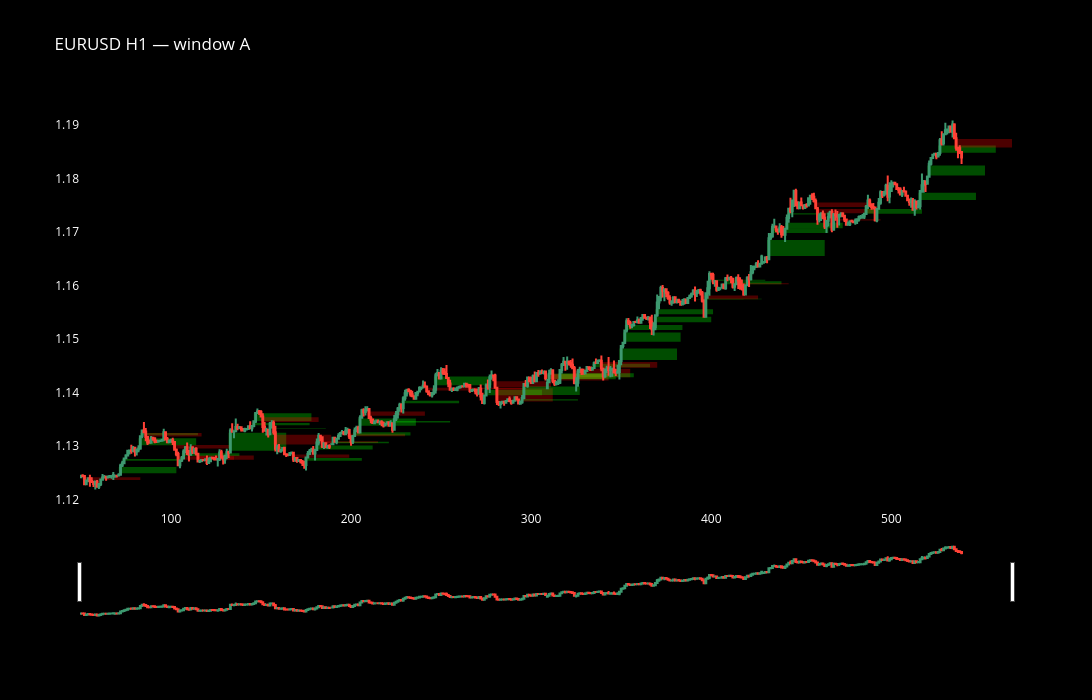

The code cell stored with this chart in its notebook:
### Markdown cell above
## Pilot charts (same logic as `fvg_downloaded/FVG.ipynb`, different index windows)

### Code cell
plot_fvg_window(df, 50, 540, "EURUSD H1 — window A").show()

### Figure 1 — Plotly figure (JSON) as saved in the notebook; plotly's stock layout.template omitted (floating-point values rounded to 4 significant figures; data arrays with more than 128 entries replaced by an {"elided": "..."} marker saying what was removed)
{"data": [{"close": {"elided": "490 float values"}, "high": {"elided": "490 float values"}, "low": {"elided": "490 float values"}, "name": "Candles", "open": {"elided": "490 float values"}, "type": "candlestick", "x": {"elided": "490 int values"}}], "layout": {"font": {"color": "white"}, "height": 700, "paper_bgcolor": "black", "plot_bgcolor": "black", "shapes": [{"fillcolor": "rgba(255,0,0,0.35)", "layer": "below", "line": {"width": 0}, "opacity": 0.85, "type": "rect", "x0": 51, "x1": 83, "y0": 1.124, "y1": 1.124}, {"fillcolor": "rgba(0,255,0,0.35)", "layer": "below", "line": {"width": 0}, "opacity": 0.85, "type": "rect", "x0": 71, "x1": 103, "y0": 1.125, "y1": 1.126}, {"fillcolor": "rgba(0,255,0,0.35)", "layer": "below", "line": {"width": 0}, "opacity": 0.85, "type": "rect", "x0": 73, "x1": 105, "y0": 1.127, "y1": 1.128}, {"fillcolor": "rgba(0,255,0,0.35)", "layer": "below", "line": {"width": 0}, "opacity": 0.85, "type": "rect", "x0": 82, "x1": 114, "y0": 1.13, "y1": 1.132}, {"fillcolor": "rgba(0,255,0,0.35)", "layer": "below", "line": {"width": 0}, "opacity": 0.85, "type": "rect", "x0": 83, "x1": 115, "y0": 1.132, "y1": 1.132}, {"fillcolor": "rgba(255,0,0,0.35)", "layer": "below", "line": {"width": 0}, "opacity": 0.85, "type": "rect", "x0": 85, "x1": 117, "y0": 1.132, "y1": 1.132}, {"fillcolor": "rgba(255,0,0,0.35)", "layer": "below", "line": {"width": 0}, "opacity": 0.85, "type": "rect", "x0": 101, "x1": 133, "y0": 1.13, "y1": 1.13}, {"fillcolor": "rgba(255,0,0,0.35)", "layer": "below", "line": {"width": 0}, "opacity": 0.85, "type": "rect", "x0": 103, "x1": 135, "y0": 1.128, "y1": 1.127}, {"fillcolor": "rgba(0,255,0,0.35)", "layer": "below", "line": {"width": 0}, "opacity": 0.85, "type": "rect", "x0": 106, "x1": 138, "y0": 1.128, "y1": 1.129}, {"fillcolor": "rgba(255,0,0,0.35)", "layer": "below", "line": {"width": 0}, "opacity": 0.85, "type": "rect", "x0": 114, "x1": 146, "y0": 1.128, "y1": 1.127}, {"fillcolor": "rgba(0,255,0,0.35)", "layer": "below", "line": {"width": 0}, "opacity": 0.85, "type": "rect", "x0": 126, "x1": 158, "y0": 1.128, "y1": 1.128}, {"fillcolor": "rgba(0,255,0,0.35)", "layer": "below", "line": {"width": 0}, "opacity": 0.85, "type": "rect", "x0": 132, "x1": 164, "y0": 1.129, "y1": 1.133}, {"fillcolor": "rgba(0,255,0,0.35)", "layer": "below", "line": {"width": 0}, "opacity": 0.85, "type": "rect", "x0": 145, "x1": 177, "y0": 1.134, "y1": 1.134}, {"fillcolor": "rgba(0,255,0,0.35)", "layer": "below", "line": {"width": 0}, "opacity": 0.85, "type": "rect", "x0": 146, "x1": 178, "y0": 1.135, "y1": 1.136}, {"fillcolor": "rgba(255,0,0,0.35)", "layer": "below", "line": {"width": 0}, "opacity": 0.85, "type": "rect", "x0": 150, "x1": 182, "y0": 1.135, "y1": 1.135}, {"fillcolor": "rgba(0,255,0,0.35)", "layer": "below", "line": {"width": 0}, "opacity": 0.85, "type": "rect", "x0": 154, "x1": 186, "y0": 1.133, "y1": 1.133}, {"fillcolor": "rgba(255,0,0,0.35)", "layer": "below", "line": {"width": 0}, "opacity": 0.85, "type": "rect", "x0": 157, "x1": 189, "y0": 1.132, "y1": 1.13}, {"fillcolor": "rgba(255,0,0,0.35)", "layer": "below", "line": {"width": 0}, "opacity": 0.85, "type": "rect", "x0": 167, "x1": 199, "y0": 1.128, "y1": 1.128}, {"fillcolor": "rgba(0,255,0,0.35)", "layer": "below", "line": {"width": 0}, "opacity": 0.85, "type": "rect", "x0": 174, "x1": 206, "y0": 1.127, "y1": 1.128}, {"fillcolor": "rgba(0,255,0,0.35)", "layer": "below", "line": {"width": 0}, "opacity": 0.85, "type": "rect", "x0": 180, "x1": 212, "y0": 1.129, "y1": 1.13}, {"fillcolor": "rgba(255,0,0,0.35)", "layer": "below", "line": {"width": 0}, "opacity": 0.85, "type": "rect", "x0": 183, "x1": 215, "y0": 1.131, "y1": 1.131}, {"fillcolor": "rgba(0,255,0,0.35)", "layer": "below", "line": {"width": 0}, "opacity": 0.85, "type": "rect", "x0": 189, "x1": 221, "y0": 1.131, "y1": 1.131}, {"fillcolor": "rgba(255,0,0,0.35)", "layer": "below", "line": {"width": 0}, "opacity": 0.85, "type": "rect", "x0": 198, "x1": 230, "y0": 1.132, "y1": 1.132}, {"fillcolor": "rgba(0,255,0,0.35)", "layer": "below", "line": {"width": 0}, "opacity": 0.85, "type": "rect", "x0": 201, "x1": 233, "y0": 1.132, "y1": 1.133}, {"fillcolor": "rgba(0,255,0,0.35)", "layer": "below", "line": {"width": 0}, "opacity": 0.85, "type": "rect", "x0": 204, "x1": 236, "y0": 1.134, "y1": 1.135}, {"fillcolor": "rgba(255,0,0,0.35)", "layer": "below", "line": {"width": 0}, "opacity": 0.85, "type": "rect", "x0": 209, "x1": 241, "y0": 1.137, "y1": 1.136}, {"fillcolor": "rgba(0,255,0,0.35)", "layer": "below", "line": {"width": 0}, "opacity": 0.85, "type": "rect", "x0": 223, "x1": 255, "y0": 1.134, "y1": 1.135}, {"fillcolor": "rgba(0,255,0,0.35)", "layer": "below", "line": {"width": 0}, "opacity": 0.85, "type": "rect", "x0": 228, "x1": 260, "y0": 1.138, "y1": 1.138}, {"fillcolor": "rgba(255,0,0,0.35)", "layer": "below", "line": {"width": 0}, "opacity": 0.85, "type": "rect", "x0": 241, "x1": 273, "y0": 1.141, "y1": 1.14}, {"fillcolor": "rgba(0,255,0,0.35)", "layer": "below", "line": {"width": 0}, "opacity": 0.85, "type": "rect", "x0": 246, "x1": 278, "y0": 1.141, "y1": 1.143}, {"fillcolor": "rgba(255,0,0,0.35)", "layer": "below", "line": {"width": 0}, "opacity": 0.85, "type": "rect", "x0": 265, "x1": 297, "y0": 1.141, "y1": 1.141}, {"fillcolor": "rgba(0,255,0,0.35)", "layer": "below", "line": {"width": 0}, "opacity": 0.85, "type": "rect", "x0": 274, "x1": 306, "y0": 1.14, "y1": 1.141}, {"fillcolor": "rgba(255,0,0,0.35)", "layer": "below", "line": {"width": 0}, "opacity": 0.85, "type": "rect", "x0": 279, "x1": 311, "y0": 1.142, "y1": 1.141}, {"fillcolor": "rgba(255,0,0,0.35)", "layer": "below", "line": {"width": 0}, "opacity": 0.85, "type": "rect", "x0": 280, "x1": 312, "y0": 1.141, "y1": 1.138}, {"fillcolor": "rgba(255,0,0,0.35)", "layer": "below", "line": {"width": 0}, "opacity": 0.85, "type": "rect", "x0": 292, "x1": 324, "y0": 1.139, "y1": 1.139}, {"fillcolor": "rgba(0,255,0,0.35)", "layer": "below", "line": {"width": 0}, "opacity": 0.85, "type": "rect", "x0": 294, "x1": 326, "y0": 1.139, "y1": 1.139}, {"fillcolor": "rgba(0,255,0,0.35)", "layer": "below", "line": {"width": 0}, "opacity": 0.85, "type": "rect", "x0": 295, "x1": 327, "y0": 1.14, "y1": 1.141}, {"fillcolor": "rgba(255,0,0,0.35)", "layer": "below", "line": {"width": 0}, "opacity": 0.85, "type": "rect", "x0": 307, "x1": 339, "y0": 1.143, "y1": 1.143}, {"fillcolor": "rgba(0,255,0,0.35)", "layer": "below", "line": {"width": 0}, "opacity": 0.85, "type": "rect", "x0": 309, "x1": 341, "y0": 1.143, "y1": 1.144}, {"fillcolor": "rgba(255,0,0,0.35)", "layer": "below", "line": {"width": 0}, "opacity": 0.85, "type": "rect", "x0": 311, "x1": 343, "y0": 1.144, "y1": 1.142}, {"fillcolor": "rgba(0,255,0,0.35)", "layer": "below", "line": {"width": 0}, "opacity": 0.85, "type": "rect", "x0": 315, "x1": 347, "y0": 1.143, "y1": 1.144}, {"fillcolor": "rgba(255,0,0,0.35)", "layer": "below", "line": {"width": 0}, "opacity": 0.85, "type": "rect", "x0": 323, "x1": 355, "y0": 1.144, "y1": 1.143}, {"fillcolor": "rgba(0,255,0,0.35)", "layer": "below", "line": {"width": 0}, "opacity": 0.85, "type": "rect", "x0": 325, "x1": 357, "y0": 1.143, "y1": 1.144}, {"fillcolor": "rgba(0,255,0,0.35)", "layer": "below", "line": {"width": 0}, "opacity": 0.85, "type": "rect", "x0": 334, "x1": 366, "y0": 1.145, "y1": 1.145}, {"fillcolor": "rgba(255,0,0,0.35)", "layer": "below", "line": {"width": 0}, "opacity": 0.85, "type": "rect", "x0": 338, "x1": 370, "y0": 1.146, "y1": 1.145}, {"fillcolor": "rgba(0,255,0,0.35)", "layer": "below", "line": {"width": 0}, "opacity": 0.85, "type": "rect", "x0": 349, "x1": 381, "y0": 1.146, "y1": 1.148}, {"fillcolor": "rgba(0,255,0,0.35)", "layer": "below", "line": {"width": 0}, "opacity": 0.85, "type": "rect", "x0": 351, "x1": 383, "y0": 1.15, "y1": 1.151}, {"fillcolor": "rgba(0,255,0,0.35)", "layer": "below", "line": {"width": 0}, "opacity": 0.85, "type": "rect", "x0": 352, "x1": 384, "y0": 1.152, "y1": 1.153}, {"fillcolor": "rgba(0,255,0,0.35)", "layer": "below", "line": {"width": 0}, "opacity": 0.85, "type": "rect", "x0": 368, "x1": 400, "y0": 1.153, "y1": 1.154}, {"fillcolor": "rgba(0,255,0,0.35)", "layer": "below", "line": {"width": 0}, "opacity": 0.85, "type": "rect", "x0": 369, "x1": 401, "y0": 1.155, "y1": 1.156}, {"fillcolor": "rgba(0,255,0,0.35)", "layer": "below", "line": {"width": 0}, "opacity": 0.85, "type": "rect", "x0": 386, "x1": 418, "y0": 1.157, "y1": 1.158}, {"fillcolor": "rgba(255,0,0,0.35)", "layer": "below", "line": {"width": 0}, "opacity": 0.85, "type": "rect", "x0": 394, "x1": 426, "y0": 1.158, "y1": 1.157}, {"fillcolor": "rgba(0,255,0,0.35)", "layer": "below", "line": {"width": 0}, "opacity": 0.85, "type": "rect", "x0": 396, "x1": 428, "y0": 1.157, "y1": 1.158}, {"fillcolor": "rgba(0,255,0,0.35)", "layer": "below", "line": {"width": 0}, "opacity": 0.85, "type": "rect", "x0": 398, "x1": 430, "y0": 1.161, "y1": 1.161}, {"fillcolor": "rgba(0,255,0,0.35)", "layer": "below", "line": {"width": 0}, "opacity": 0.85, "type": "rect", "x0": 407, "x1": 439, "y0": 1.16, "y1": 1.161}, {"fillcolor": "rgba(255,0,0,0.35)", "layer": "below", "line": {"width": 0}, "opacity": 0.85, "type": "rect", "x0": 411, "x1": 443, "y0": 1.16, "y1": 1.16}, {"fillcolor": "rgba(0,255,0,0.35)", "layer": "below", "line": {"width": 0}, "opacity": 0.85, "type": "rect", "x0": 431, "x1": 463, "y0": 1.166, "y1": 1.169}, {"fillcolor": "rgba(0,255,0,0.35)", "layer": "below", "line": {"width": 0}, "opacity": 0.85, "type": "rect", "x0": 433, "x1": 465, "y0": 1.17, "y1": 1.171}, {"fillcolor": "rgba(0,255,0,0.35)", "layer": "below", "line": {"width": 0}, "opacity": 0.85, "type": "rect", "x0": 441, "x1": 473, "y0": 1.171, "y1": 1.172}, {"fillcolor": "rgba(0,255,0,0.35)", "layer": "below", "line": {"width": 0}, "opacity": 0.85, "type": "rect", "x0": 442, "x1": 474, "y0": 1.173, "y1": 1.174}, {"fillcolor": "rgba(255,0,0,0.35)", "layer": "below", "line": {"width": 0}, "opacity": 0.85, "type": "rect", "x0": 457, "x1": 489, "y0": 1.176, "y1": 1.175}, {"fillcolor": "rgba(255,0,0,0.35)", "layer": "below", "line": {"width": 0}, "opacity": 0.85, "type": "rect", "x0": 458, "x1": 490, "y0": 1.174, "y1": 1.174}, {"fillcolor": "rgba(255,0,0,0.35)", "layer": "below", "line": {"width": 0}, "opacity": 0.85, "type": "rect", "x0": 462, "x1": 494, "y0": 1.172, "y1": 1.172}, {"fillcolor": "rgba(0,255,0,0.35)", "layer": "below", "line": {"width": 0}, "opacity": 0.85, "type": "rect", "x0": 485, "x1": 517, "y0": 1.173, "y1": 1.174}, {"fillcolor": "rgba(0,255,0,0.35)", "layer": "below", "line": {"width": 0}, "opacity": 0.85, "type": "rect", "x0": 515, "x1": 547, "y0": 1.176, "y1": 1.177}, {"fillcolor": "rgba(0,255,0,0.35)", "layer": "below", "line": {"width": 0}, "opacity": 0.85, "type": "rect", "x0": 520, "x1": 552, "y0": 1.181, "y1": 1.182}, {"fillcolor": "rgba(0,255,0,0.35)", "layer": "below", "line": {"width": 0}, "opacity": 0.85, "type": "rect", "x0": 526, "x1": 558, "y0": 1.185, "y1": 1.186}, {"fillcolor": "rgba(255,0,0,0.35)", "layer": "below", "line": {"width": 0}, "opacity": 0.85, "type": "rect", "x0": 535, "x1": 567, "y0": 1.187, "y1": 1.186}], "title": {"text": "EURUSD H1 — window A"}, "width": 1200, "xaxis": {"showgrid": false}, "yaxis": {"showgrid": false}}}
